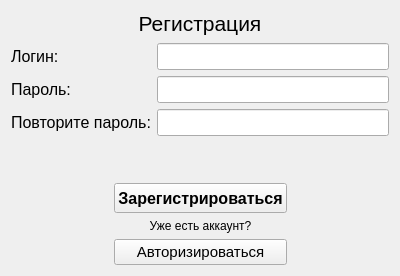
<?xml version="1.0" encoding="UTF-8"?>
<ui version="4.0">
 <class>SignUp</class>
 <widget class="QWidget" name="SignUp">
  <property name="geometry">
   <rect>
    <x>0</x>
    <y>0</y>
    <width>400</width>
    <height>276</height>
   </rect>
  </property>
  <property name="windowTitle">
   <string>Form</string>
  </property>
  <layout class="QVBoxLayout" name="verticalLayout">
   <item>
    <widget class="QLabel" name="label">
     <property name="maximumSize">
      <size>
       <width>400</width>
       <height>30</height>
      </size>
     </property>
     <property name="font">
      <font>
       <pointsize>16</pointsize>
      </font>
     </property>
     <property name="focusPolicy">
      <enum>Qt::NoFocus</enum>
     </property>
     <property name="layoutDirection">
      <enum>Qt::LeftToRight</enum>
     </property>
     <property name="autoFillBackground">
      <bool>false</bool>
     </property>
     <property name="text">
      <string>Регистрация</string>
     </property>
     <property name="alignment">
      <set>Qt::AlignCenter</set>
     </property>
    </widget>
   </item>
   <item>
    <spacer name="verticalSpacer_3">
     <property name="orientation">
      <enum>Qt::Vertical</enum>
     </property>
     <property name="sizeHint" stdset="0">
      <size>
       <width>20</width>
       <height>40</height>
      </size>
     </property>
    </spacer>
   </item>
   <item>
    <spacer name="verticalSpacer_2">
     <property name="orientation">
      <enum>Qt::Vertical</enum>
     </property>
     <property name="sizeHint" stdset="0">
      <size>
       <width>20</width>
       <height>34</height>
      </size>
     </property>
    </spacer>
   </item>
   <item>
    <layout class="QFormLayout" name="formLayout_2">
     <property name="rowWrapPolicy">
      <enum>QFormLayout::DontWrapRows</enum>
     </property>
     <property name="labelAlignment">
      <set>Qt::AlignJustify|Qt::AlignVCenter</set>
     </property>
     <property name="formAlignment">
      <set>Qt::AlignJustify|Qt::AlignVCenter</set>
     </property>
     <item row="1" column="0">
      <widget class="QLabel" name="label_2">
       <property name="font">
        <font>
         <pointsize>12</pointsize>
        </font>
       </property>
       <property name="text">
        <string>Логин: </string>
       </property>
      </widget>
     </item>
     <item row="1" column="1">
      <widget class="QLineEdit" name="log">
       <property name="font">
        <font>
         <pointsize>12</pointsize>
        </font>
       </property>
      </widget>
     </item>
     <item row="2" column="0">
      <widget class="QLabel" name="label_3">
       <property name="font">
        <font>
         <pointsize>12</pointsize>
        </font>
       </property>
       <property name="text">
        <string>Пароль:</string>
       </property>
      </widget>
     </item>
     <item row="2" column="1">
      <widget class="QLineEdit" name="pass">
       <property name="font">
        <font>
         <pointsize>12</pointsize>
        </font>
       </property>
      </widget>
     </item>
     <item row="3" column="0">
      <widget class="QLabel" name="label_4">
       <property name="font">
        <font>
         <pointsize>12</pointsize>
        </font>
       </property>
       <property name="text">
        <string>Повторите пароль:</string>
       </property>
      </widget>
     </item>
     <item row="3" column="1">
      <widget class="QLineEdit" name="reppass">
       <property name="font">
        <font>
         <pointsize>12</pointsize>
        </font>
       </property>
      </widget>
     </item>
    </layout>
   </item>
   <item>
    <spacer name="verticalSpacer">
     <property name="orientation">
      <enum>Qt::Vertical</enum>
     </property>
     <property name="sizeHint" stdset="0">
      <size>
       <width>20</width>
       <height>39</height>
      </size>
     </property>
    </spacer>
   </item>
   <item>
    <widget class="QLabel" name="label_error">
     <property name="minimumSize">
      <size>
       <width>0</width>
       <height>25</height>
      </size>
     </property>
     <property name="maximumSize">
      <size>
       <width>16777215</width>
       <height>25</height>
      </size>
     </property>
     <property name="font">
      <font>
       <pointsize>9</pointsize>
      </font>
     </property>
     <property name="cursor">
      <cursorShape>IBeamCursor</cursorShape>
     </property>
     <property name="styleSheet">
      <string notr="true">QLabel { color: rgb(200, 0, 0); } </string>
     </property>
     <property name="text">
      <string/>
     </property>
     <property name="alignment">
      <set>Qt::AlignCenter</set>
     </property>
    </widget>
   </item>
   <item>
    <layout class="QGridLayout" name="gridLayout">
     <property name="topMargin">
      <number>9</number>
     </property>
     <item row="0" column="2">
      <spacer name="horizontalSpacer_2">
       <property name="orientation">
        <enum>Qt::Horizontal</enum>
       </property>
       <property name="sizeHint" stdset="0">
        <size>
         <width>40</width>
         <height>20</height>
        </size>
       </property>
      </spacer>
     </item>
     <item row="3" column="1">
      <widget class="QPushButton" name="auth">
       <property name="font">
        <font>
         <pointsize>11</pointsize>
         <italic>false</italic>
        </font>
       </property>
       <property name="cursor">
        <cursorShape>PointingHandCursor</cursorShape>
       </property>
       <property name="text">
        <string>Авторизироваться</string>
       </property>
      </widget>
     </item>
     <item row="2" column="1">
      <widget class="QLabel" name="label_5">
       <property name="font">
        <font>
         <pointsize>9</pointsize>
         <italic>false</italic>
        </font>
       </property>
       <property name="cursor">
        <cursorShape>ForbiddenCursor</cursorShape>
       </property>
       <property name="text">
        <string>Уже есть аккаунт?</string>
       </property>
       <property name="alignment">
        <set>Qt::AlignCenter</set>
       </property>
      </widget>
     </item>
     <item row="0" column="0">
      <spacer name="horizontalSpacer">
       <property name="orientation">
        <enum>Qt::Horizontal</enum>
       </property>
       <property name="sizeHint" stdset="0">
        <size>
         <width>40</width>
         <height>20</height>
        </size>
       </property>
      </spacer>
     </item>
     <item row="0" column="1">
      <widget class="QPushButton" name="accept">
       <property name="minimumSize">
        <size>
         <width>0</width>
         <height>30</height>
        </size>
       </property>
       <property name="maximumSize">
        <size>
         <width>16777215</width>
         <height>16777215</height>
        </size>
       </property>
       <property name="font">
        <font>
         <pointsize>12</pointsize>
         <weight>75</weight>
         <italic>false</italic>
         <bold>true</bold>
         <underline>false</underline>
        </font>
       </property>
       <property name="cursor">
        <cursorShape>PointingHandCursor</cursorShape>
       </property>
       <property name="text">
        <string>Зарегистрироваться</string>
       </property>
      </widget>
     </item>
    </layout>
   </item>
  </layout>
 </widget>
 <resources/>
 <connections/>
</ui>
